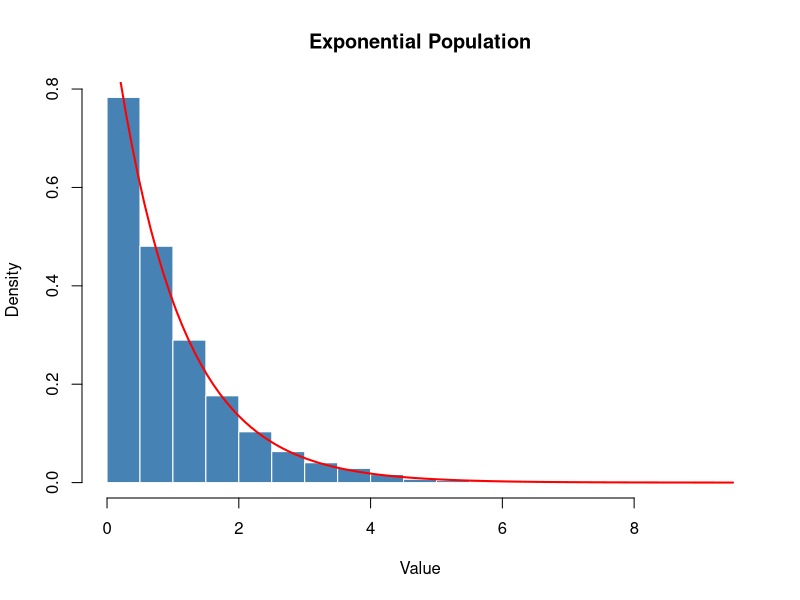
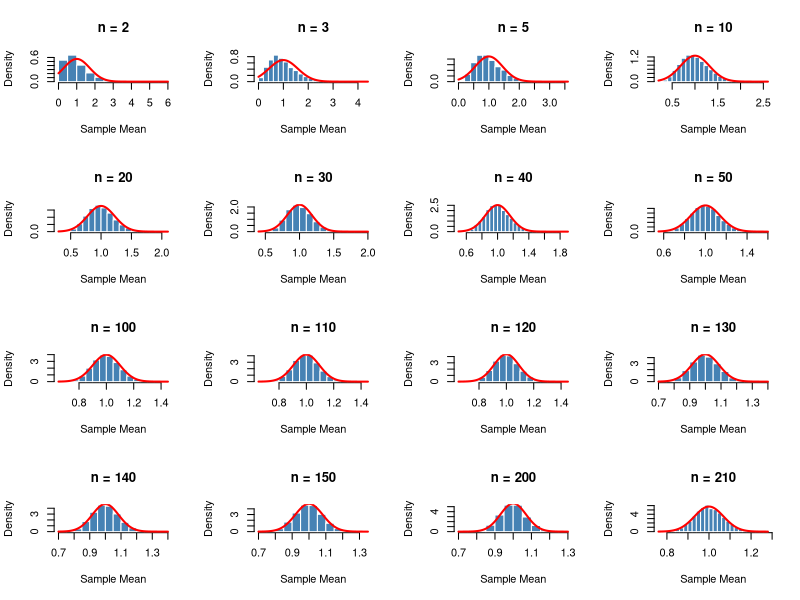
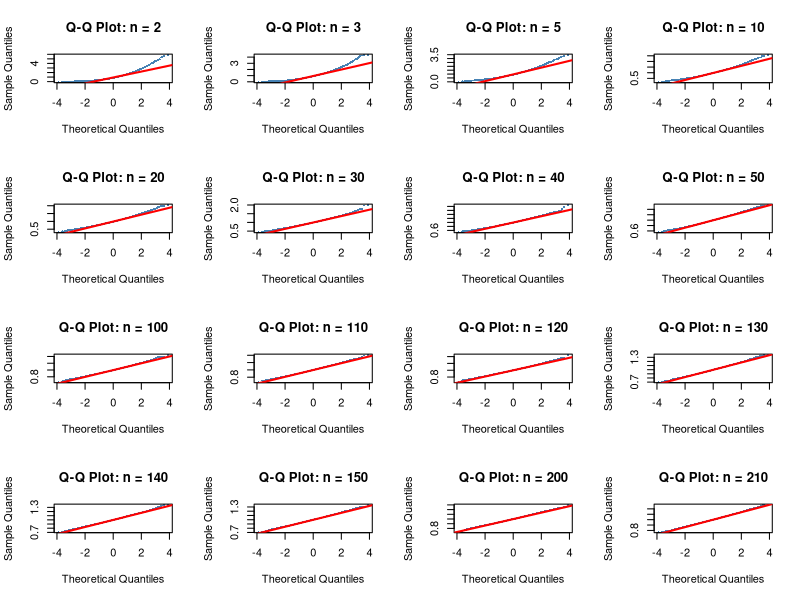

Write the R code that produced these figures, in order.
## ---- chunk 1
set.seed(123)

population <- rexp(10000, rate = 1)

hist(
  population,
  breaks = 30,
  probability = TRUE,
  main = "Exponential Population",
  xlab = "Value",
  col = "steelblue",
  border = "white"
)

curve(
  dexp(x, rate = 1),
  add = TRUE,
  col = "red",
  lwd = 2
)
## ---- chunk 2
# sample size to test
sample_sizes <- c(2, 3, 5, 10, 20, 30, 40, 50, 100, 110, 120, 130, 140, 150, 200, 210)

# number of repeated samples
num_simulations <- 10000

# function to simulate sample means
simulate_means <- function(n) {
  replicate(
    num_simulations,
    mean(rexp(n, rate = 1))
  )
}

# run the simulation for every sample size

simulation_results <- lapply(sample_sizes, simulate_means)

# name each result by its sample size
names(simulation_results) <- sample_sizes

## ---- chunk 3
#| fig-width: 14
#| fig-height: 12

par(mfrow = c(4, 4))

for (n in sample_sizes) {
  hist(
    simulation_results[[as.character(n)]],
    breaks = 20,
    probability = TRUE,
    main = paste("n =", n),
    col = "steelblue",
    border = "white",
    xlab = "Sample Mean"
  )
  
  curve(
    dnorm(x, mean = 1, sd = 1 / sqrt(n)),
    add = TRUE,
    col = "red",
    lwd = 2
  )
}

par(mfrow = c(1, 1))
## ---- chunk 4
#| fig-width: 14
#| fig-height: 12

par(mfrow = c(4, 4))

for (n in sample_sizes) {
  qqnorm(
    simulation_results[[as.character(n)]],
    main = paste("Q-Q Plot: n =", n),
    col = "steelblue",
    pch = 16,
    cex = 0.4
  )
  
  qqline(
    simulation_results[[as.character(n)]],
    col = "red",
    lwd = 2
  )
}

par(mfrow = c(1, 1))
## ---- chunk 5
# function to calculate skewness
skew <- function(x) {
  m3 <- mean((x - mean(x))^3)
  m2 <- mean((x - mean(x))^2)
  m3 / m2^(3/2)
}

# function to calculate excess kurtosis
kurt <- function(x) {
  m4 <- mean((x - mean(x))^4)
  m2 <- mean((x - mean(x))^2)
  m4 / m2^2 - 3
}

results_table <- data.frame(
  sample_size = sample_sizes,
  
  simulated_mean = round(
    sapply(simulation_results, mean), 3
  ),
  
  simulated_se = round(
    sapply(simulation_results, sd), 3
  ),
  
  theoretical_se = round(
    1 / sqrt(sample_sizes), 3
  ),
  
  skewness = round(
    sapply(simulation_results, skew), 3
  ),
  
  excess_kurtosis = round(
    sapply(simulation_results, kurt), 3
  )
)

results_table
